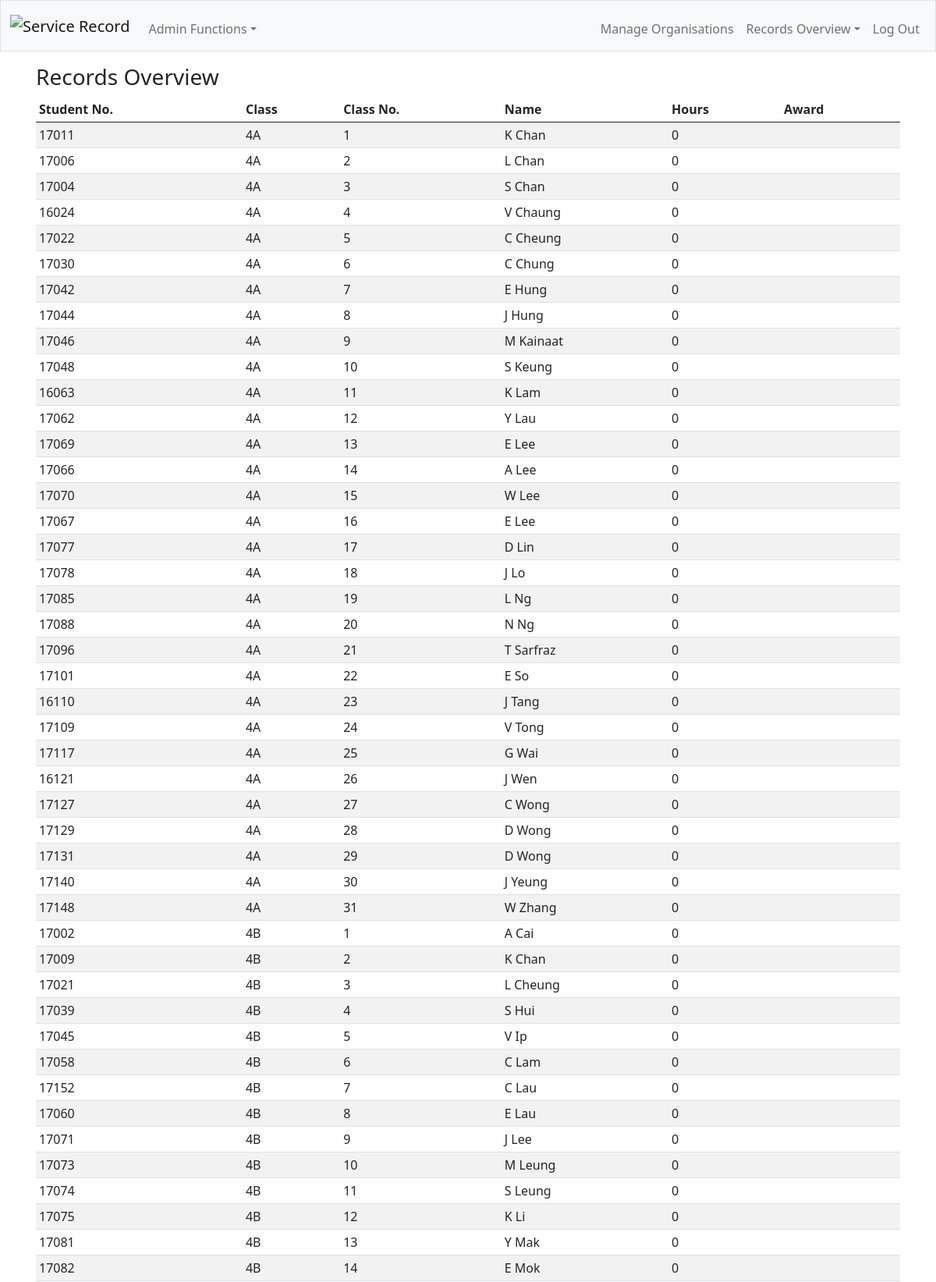
The app's page /s4overview (signed in, upper part) with its own data.
### tables this page shows
CREATE TABLE students (student_number INTEGER UNIQUE, class TEXT, class_number INTEGER, lastname TEXT, firstname TEXT, email TEXT, hash TEXT, total_hours NUMERIC DEFAULT 0, award TEXT);

### application.py (the view)
@app.route("/s4overview")
@login_required
def s4overview():
    if session.get("teacher_id") != 1:
        flash("You have no access to this.")
        return redirect(url_for("index"))
    else:
        cur.execute("SELECT * FROM students WHERE class LIKE ? ORDER BY class, class_number", ["4_"])
        students = cur.fetchall()
        return render_template("overview.html", students=students)

### application.py (called while the page is built)
def login_required(f):
    @wraps(f)
    def decorated_function(*args, **kwargs):
        if (session.get("student_number") is None) and (session.get("teacher_id") is None):
            flash("Please log in first.")
            return redirect(url_for("index"))
        return f(*args, **kwargs)
    return decorated_function

@app.context_processor
def check_identity():
    if session.get("student_number"):
        cur.execute("SELECT * FROM students WHERE student_number = ?", [session["student_number"]])
        rows = cur.fetchall()
        identity = rows[0][1] + "(" + str(rows[0][2]) + ")" + " " + rows[0][4] + " " + rows[0][3]
    elif session.get("teacher_id"):
        cur.execute("SELECT * FROM teachers WHERE teacher_id = ?", [session["teacher_id"]])
        rows = cur.fetchall()
        identity = rows[0][2]
    else:
        identity = "Not signed in"
    return dict(identity=identity)

### templates/overview.html (shortened to what this page needs)
{% extends "layout.html" %}
{% block main %}
    <h3>Records Overview</h3>
    <div class="table-responsive">
        <table class="table table-sm table-striped">
            <thead>
                <tr>
                    <th>Student No.</th>
                    <th>Class</th>
                    <th>Class No.</th>
                    <th>Name</th>
                    <th>Hours</th>
                    <th>Award</th>
                </tr>
            </thead>
            <tbody>
            {% for student in students %}
                <tr>
                    <td>{{ student[0] }}</td>
                    <td>{{ student[1] }}</td>
                    <td>{{ student[2] }}</td>
                    <td>{{ student[4] + " " + student[3] }}</td>
                    <td>{{ student[7] }}</td>
                    {% if student[8] == "Gold" %}
                        <td><strong><span style="color:DarkGoldenRod">{{ student[8] }}</span></strong></td>
                    {% elif student[8] == "Silver" %}
                        <td><strong><span style="color:SlateGrey">{{ student[8] }}</span></strong></td>
                    {% elif student[8] == "Bronze" %}
                        <td><strong><span style="color:Sienna">{{ student[8] }}</span></strong></td>
                    {% else %}
                        <td><strong>{{ student[8] }}</strong></td>
                    {% endif %}
            {% endfor %}
            </tbody>
        </table>
    </div>
{% endblock %}

### records on screen
students: student_number "17011", class "4A", class_number "1", firstname+lastname "K Chan", total_hours "0"
students: student_number "17006", class "4A", class_number "2", firstname+lastname "L Chan", total_hours "0"
students: student_number "17004", class "4A", class_number "3", firstname+lastname "S Chan", total_hours "0"
students: student_number "16024", class "4A", class_number "4", firstname+lastname "V Chaung", total_hours "0"
students: student_number "17022", class "4A", class_number "5", firstname+lastname "C Cheung", total_hours "0"
students: student_number "17030", class "4A", class_number "6", firstname+lastname "C Chung", total_hours "0"
students: student_number "17042", class "4A", class_number "7", firstname+lastname "E Hung", total_hours "0"
students: student_number "17044", class "4A", class_number "8", firstname+lastname "J Hung", total_hours "0"
students: student_number "17046", class "4A", class_number "9", firstname+lastname "M Kainaat", total_hours "0"
students: student_number "17048", class "4A", class_number "10", firstname+lastname "S Keung", total_hours "0"
students: student_number "16063", class "4A", class_number "11", firstname+lastname "K Lam", total_hours "0"
students: student_number "17062", class "4A", class_number "12", firstname+lastname "Y Lau", total_hours "0"
students: student_number "17069", class "4A", class_number "13", firstname+lastname "E Lee", total_hours "0"
students: student_number "17066", class "4A", class_number "14", firstname+lastname "A Lee", total_hours "0"
students: student_number "17070", class "4A", class_number "15", firstname+lastname "W Lee", total_hours "0"
students: student_number "17067", class "4A", class_number "16", firstname+lastname "E Lee", total_hours "0"
students: student_number "17077", class "4A", class_number "17", firstname+lastname "D Lin", total_hours "0"
students: student_number "17078", class "4A", class_number "18", firstname+lastname "J Lo", total_hours "0"
students: student_number "17085", class "4A", class_number "19", firstname+lastname "L Ng", total_hours "0"
students: student_number "17088", class "4A", class_number "20", firstname+lastname "N Ng", total_hours "0"
students: student_number "17096", class "4A", class_number "21", firstname+lastname "T Sarfraz", total_hours "0"
students: student_number "17101", class "4A", class_number "22", firstname+lastname "E So", total_hours "0"
students: student_number "16110", class "4A", class_number "23", firstname+lastname "J Tang", total_hours "0"
students: student_number "17109", class "4A", class_number "24", firstname+lastname "V Tong", total_hours "0"
students: student_number "17117", class "4A", class_number "25", firstname+lastname "G Wai", total_hours "0"
students: student_number "16121", class "4A", class_number "26", firstname+lastname "J Wen", total_hours "0"
students: student_number "17127", class "4A", class_number "27", firstname+lastname "C Wong", total_hours "0"
students: student_number "17129", class "4A", class_number "28", firstname+lastname "D Wong", total_hours "0"
students: student_number "17131", class "4A", class_number "29", firstname+lastname "D Wong", total_hours "0"
students: student_number "17140", class "4A", class_number "30", firstname+lastname "J Yeung", total_hours "0"
students: student_number "17148", class "4A", class_number "31", firstname+lastname "W Zhang", total_hours "0"
students: student_number "17002", class "4B", class_number "1", firstname+lastname "A Cai", total_hours "0"
students: student_number "17009", class "4B", class_number "2", firstname+lastname "K Chan", total_hours "0"
students: student_number "17021", class "4B", class_number "3", firstname+lastname "L Cheung", total_hours "0"
students: student_number "17039", class "4B", class_number "4", firstname+lastname "S Hui", total_hours "0"
students: student_number "17045", class "4B", class_number "5", firstname+lastname "V Ip", total_hours "0"
students: student_number "17058", class "4B", class_number "6", firstname+lastname "C Lam", total_hours "0"
students: student_number "17152", class "4B", class_number "7", firstname+lastname "C Lau", total_hours "0"
students: student_number "17060", class "4B", class_number "8", firstname+lastname "E Lau", total_hours "0"
students: student_number "17071", class "4B", class_number "9", firstname+lastname "J Lee", total_hours "0"
students: student_number "17073", class "4B", class_number "10", firstname+lastname "M Leung", total_hours "0"
students: student_number "17074", class "4B", class_number "11", firstname+lastname "S Leung", total_hours "0"
students: student_number "17075", class "4B", class_number "12", firstname+lastname "K Li", total_hours "0"
students: student_number "17081", class "4B", class_number "13", firstname+lastname "Y Mak", total_hours "0"
students: student_number "17082", class "4B", class_number "14", firstname+lastname "E Mok", total_hours "0"
